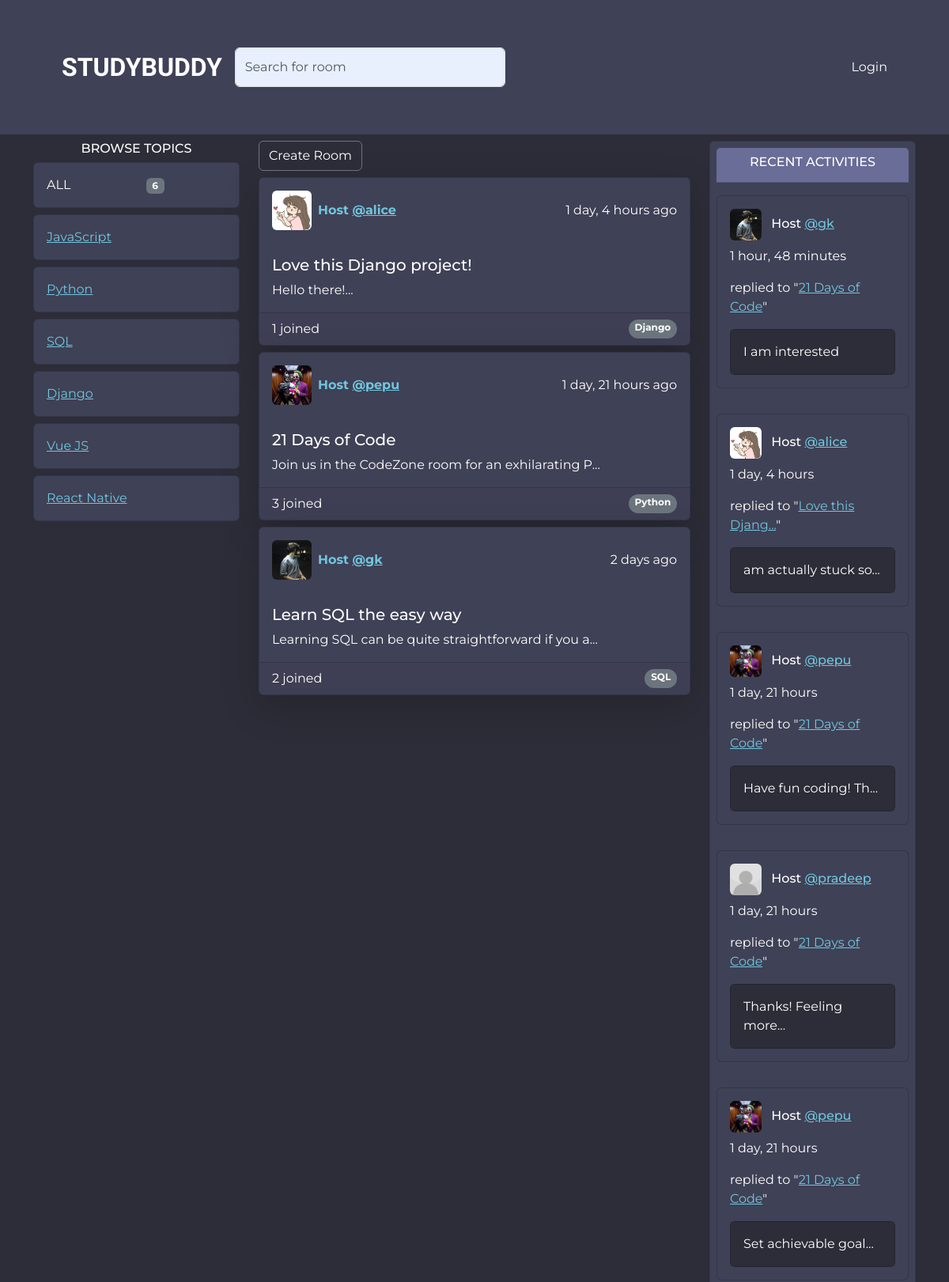
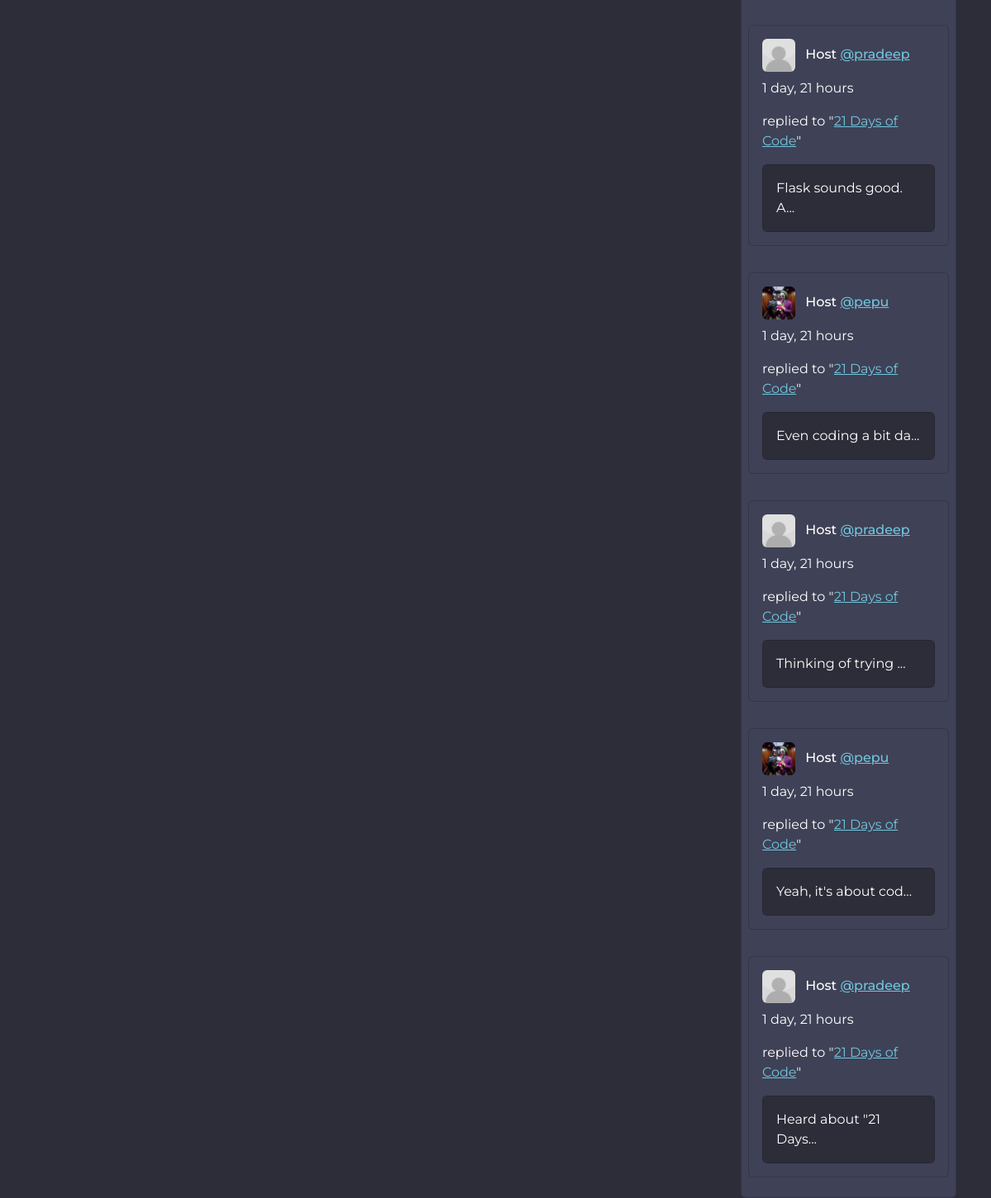
Before: / with the older database file (2 pictures, top to bottom).
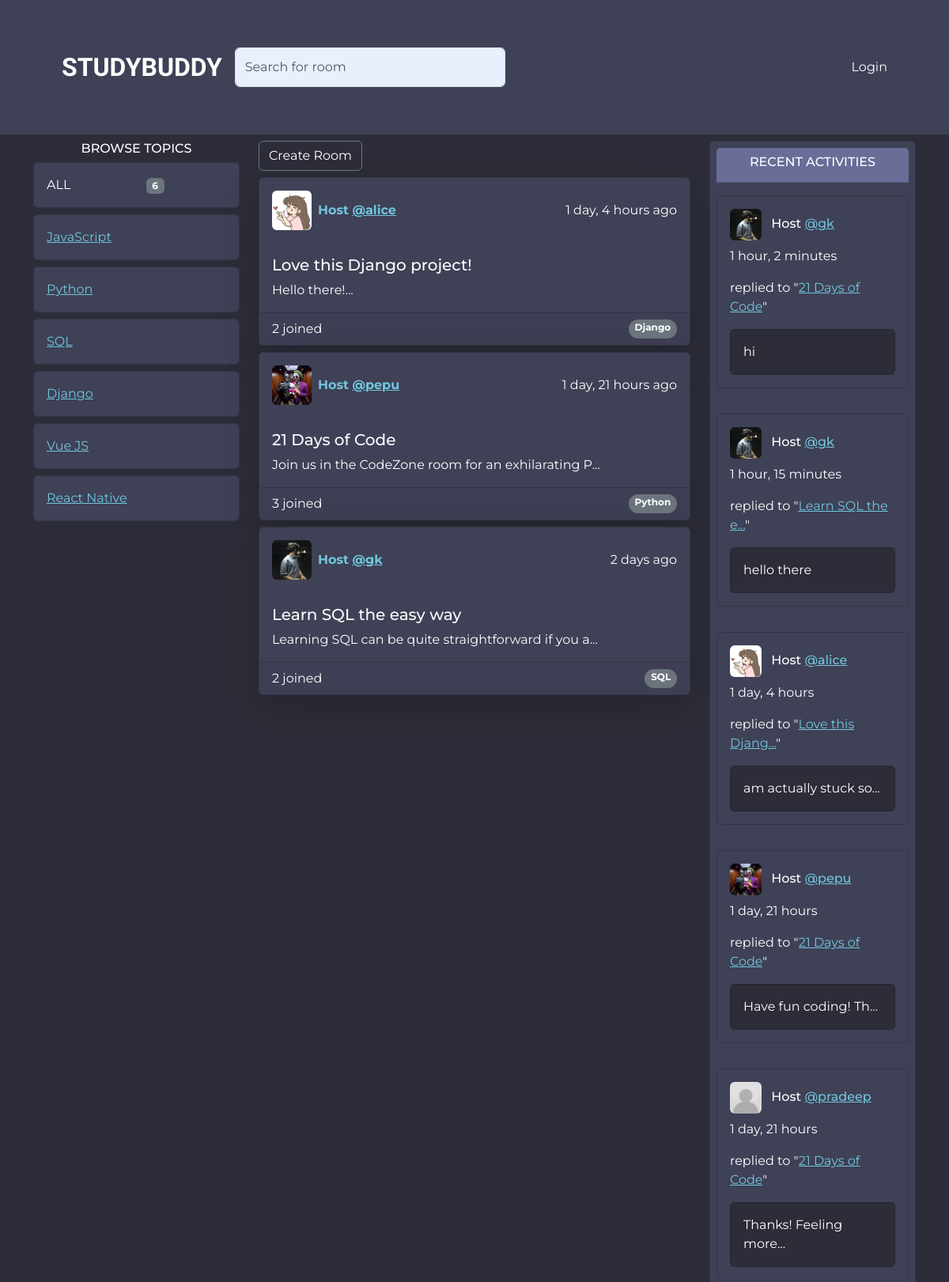
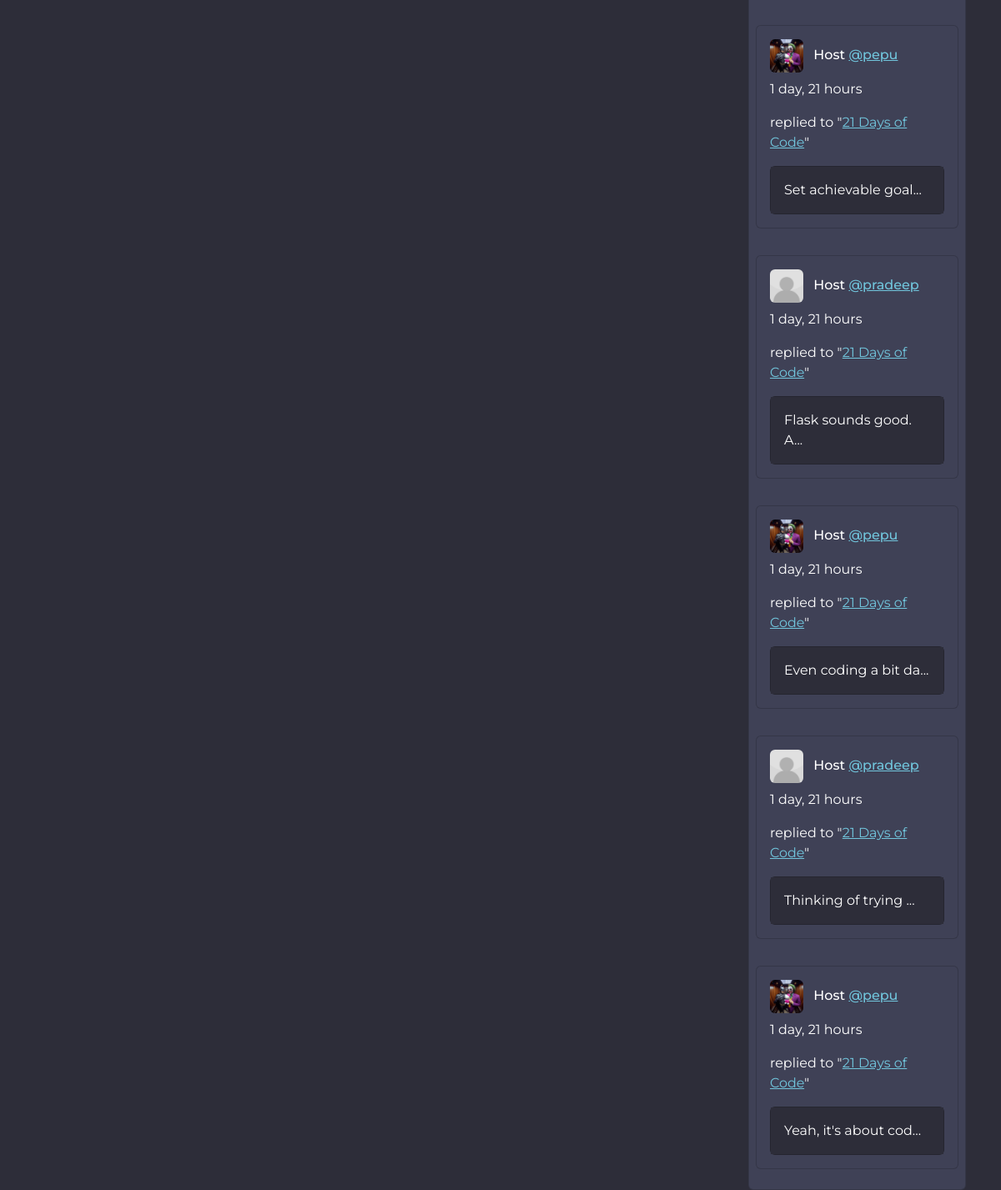
After: the same page with the newer database file (2 pictures, top to bottom).
### base/models.py (models this page shows, shortened)
class Topic(models.Model):
    name = models.CharField(max_length=100)

class Room(models.Model):
    name =  models.CharField(max_length=100)
    topic = models.ForeignKey(Topic, on_delete=models.SET_NULL, null=True)
    description=  models.TextField(blank=True, null=True)
    host = models.ForeignKey(User, on_delete=models.SET_NULL, null=True)
    participants = models.ManyToManyField(User, related_name='participants', blank=True)
    updated = models.DateTimeField(auto_now=True)
    created = models.DateTimeField(auto_now_add=True)
    class Meta:
        ordering = ['-updated', '-created']
    def __str__(self) -> str:
        return self.description[:50]

class User(AbstractUser):
    name = models.CharField(max_length=100, null = True)
    email = models.EmailField(unique=True)
    bio = models.TextField(blank=True, null=True)
    avatar = models.ImageField(blank=True, null=True, default='profile.jpg')
    USERNAME_FIELD = 'email'
    REQUIRED_FIELDS = []

class Message(models.Model):
    user = models.ForeignKey(User, on_delete=models.CASCADE)
    room = models.ForeignKey(Room, on_delete=models.CASCADE)
    body = models.TextField(blank = True, null=True)
    updated = models.DateTimeField(auto_now=True)
    created = models.DateTimeField(auto_now_add=True)
    class Meta:
        ordering = ['-updated', '-created']

### base/views.py (the view)
# urls.py: path('', views.home, name='home'),
def home(request):
    q = request.GET.get('q') if request.GET.get('q') != None else ''
    rooms = Room.objects.filter(Q( topic__name__icontains=q ) |
                                Q(name__icontains=q) |
        Q(description__icontains=q))
    topics = Topic.objects.all()
    messages = Message.objects.filter(Q(room__topic__name__icontains=q)).order_by('-id')[:10]
    return render(request, 'base/home.html', {"rooms": rooms, 'topics': topics, 'messages': messages})

### base/templates/base/home.html (shortened to what this page needs)
{% extends 'main.html' %}
{% block content %}
<div class="container">
    <div class="row">
        <div class="col-lg-3 col-md-3 mt-2">
            <h6 class="text-center" style="font-weight: 500; color: #fff;">BROWSE TOPICS</h6 class="text-center">
            <div class="card" style="background-color: #3f4156;">
                <div class="card-body" >
                    <div class="row">
                        <div class="col" style="color: #fff;">
                            ALL
                        </div>
                        <div class="col text-right">
                            <span style="color: #fff;" class="badge text-bg-secondary">{{ topics.all.count }}</span>
                        </div>
                    </div>
                </div>
            </div>
            {% include 'base/topic_component.html' %}
        </div>
        <div class="col-lg-6 col-md-6 mt-2">
            <a class="btn btn-outline-secondary" style="color: #fff; color:#fff" href="{% url 'create_rooms' %}">Create Room</a>
            {% include 'base/room_component.html' %}
        </div>
        <div class="col-lg-3 col-md-3 mt-2">
            <div class="card p-2" style="background-color: #3f4156;">
                <div class="card-header" style="background-color: #696d97;">
                   <h6 class="text-center" style="font-weight: 500; color: #fff;" >RECENT ACTIVITIES</h6 class="text-center">
                </div>
                {% include 'base/activity_component.html' %}
            </div>
        </div>
    </div>
</div>
{% endblock %}

### base/templates/base/topic_component.html
{% for topic in topics %}
<div class="card mt-2" style="background-color: #3f4156;">
    <div class="card-body">
         <a href="{% url 'home' %}?q={{topic.name}}" style="color: #71c6dd;">{{ topic.name }}</a>
        </div>
    </div>
    {% endfor %}

### base/templates/base/room_component.html (shortened to what this page needs)
{% for room in rooms %}
<div class="card mt-2 mb-2  shadow shadow-lg" style="background-color:#3f4156;">
    <div class="card-body d-flex justify-content-between align-items-center">
        <img src="{{ room.host.avatar.url }}" style="width: 50px; height: 50px;"  class="rounded me-2" alt="...">
        <span class="text text-bold"><strong style="color: #71c6dd;">Host <a href="{% url  'user_profile' room.host.id %}" style="color: #71c6dd;" >@{{ room.host.username }}</a></strong></span>
        <span class="ms-auto" style="color: #fff;">{{ room.created | timesince }} ago</span>
    </div>
    <div class="card-body">
        <h5 class="card-title"><a href="{% url 'room' room.id %}" style="color: #fff; text-decoration: none;">{{ room.name }}</a></h5>
        <p class="card-text" style="color: #fff;">{{ room }}...</p>
    </div>
    <div class="card-footer text-muted d-flex justify-content-between">
        <span style="color: #fff;">{{ room.participants.all.count }} joined</span>
        <span class="badge rounded-pill text-bg-secondary">{{room.topic.name}}</span>
    </div>
</div>
{% endfor %}

### base/templates/base/activity_component.html
{% for message in messages %}
<div class="card mt-3 mb-3 " style="background-color: #3f4156;">
  <div class="card-body ">
      <h6 class="card-title" style="color: #fff;"><img src="{{ message.user.avatar.url}}" style=" width: 40px; height: 40px; " class="rounded me-2" alt="..."> Host <a href="{% url 'user_profile' message.user.id %}" style="color: #71c6dd;">@{{ message.user.username }}</a></h6>
      <p style="color: #fff;" >{{ message.created | timesince }}</p>
      <p class="card-text" style="color: #fff;">replied to "<a href="{% url 'room' message.room.id %}" style="color: #71c6dd;">{{ message.room.name | slice:":15" }}{%  if message.room.name|length > 20 %}...{% endif %}</a>"</p>
      <div class="card" style="background-color: #2d2d39; color:#2d2d39;">
        <div class="card-body" style="background-color: #2d2d39;">
          <span style="color: #fff">{{ message.body|slice:":20" }}{% if message.body|length > 20 %}...{% endif %}</span>
        </div>
      </div>
  </div>
</div>
{% endfor %}

Changed rows visible on the page:
removed Message: user.avatar (picture), user.username "gk", created "1 hour, 48 minutes", room.name "21 Days of Code", body "I am interested"
no longer on this page (row unchanged): Message: user.avatar (placeholder picture), user.username "pradeep", created "1 day, 21 hours", room.name "21 Days of Code", body "Heard about \"21 Days"
changed Room "Love this Django project!": participants.all.count "1" → "2"
added Message: user.avatar (picture), user.username "gk", created "1 hour, 2 minutes", room.name "21 Days of Code", body "hi"
added Message: user.avatar (picture), user.username "gk", created "1 hour, 15 minutes", room.name "Learn SQL the e", body "hello there"
